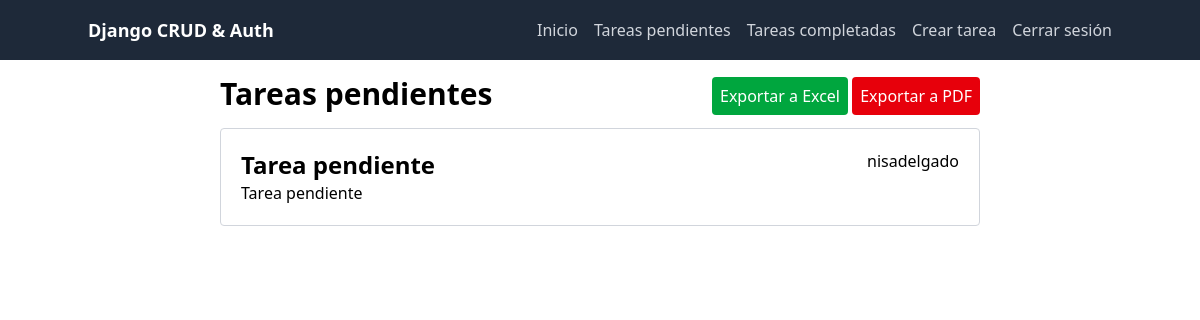
Page /tasks/ (signed in) on the earlier database version.
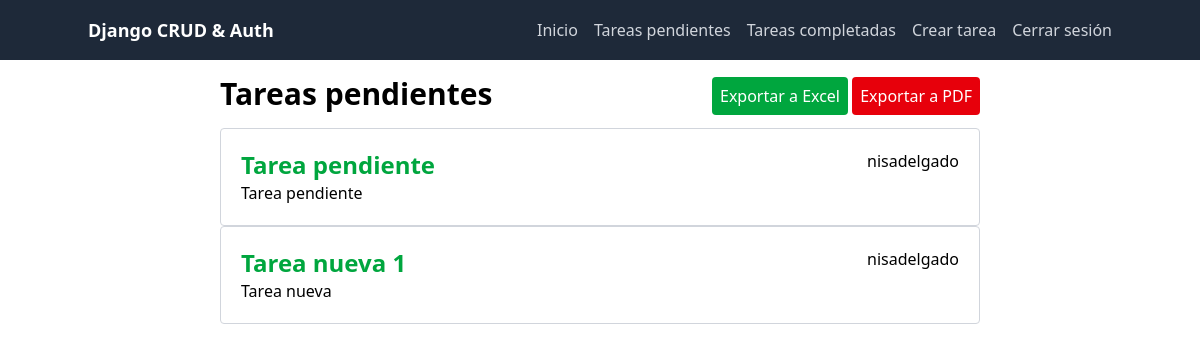
Same page on the later database version.
### tasks/models.py (models this page shows, shortened)
class Task(models.Model):
    title = models.CharField(max_length=100)
    description = models.TextField(blank=True)
    created = models.DateTimeField(auto_now_add=True)
    completed = models.DateTimeField(null=True, blank=True)
    important = models.BooleanField(default=False)
    user = models.ForeignKey(User, on_delete=models.CASCADE)

### tasks/views.py (the view)
# urls.py: path('tasks/', views.tasks, name='tasks'),
@login_required
def tasks(request):
    tasks = Task.objects.filter(
        user=request.user,
        completed__isnull=True
    )
    return render(request, 'tasks/index.html', {
        'tasks': tasks,
        'title': 'Tareas pendientes',
    })

### tasks/templates/tasks/index.html (shortened to what this page needs)
{% extends 'template.html' %}
{% block content %}
    <div class="grid grid-cols-6">
        <div class="col-start-2 col-span-4">
            <div class="flex justify-between">
                <div>
                    <h1 class="text-3xl font-bold mb-4 mt-4 mx-5">{{ title }}</h1>
                </div>
                <div class="mt-6 mx-5">
                    <a href="/tasks/excel" class="rounded p-2 bg-green-600 text-white">Exportar a Excel</a>
                    <a href="/tasks/pdf" class="rounded p-2 bg-red-600 text-white">Exportar a PDF</a>
                </div>
            </div>
            <div>
                {% for task in tasks %}
                    <a
                        href="{% url 'show' task.id %}"
                        class="block border border-gray-300 rounded mx-5 p-5"
                    >
                        <div class="flex justify-between">
                            {% if task.important %}
                                <p class="font-bold text-2xl text-green-600">{{ task.title }}</p>
                            {% else %}
                                <p class="font-bold text-2xl">{{ task.title }}</p>
                            {% endif %}
                            <p>{{ task.user.username }}</p>
                        </div>
                        <p>{{ task.description }}</p>
                    </a>
                {% endfor %}
            </div>
        </div>
    </div>
{% endblock %}

### tasks/templates/template.html (shortened to what this page needs)
<!DOCTYPE html>
<html lang="en">
<head>
    <script src="https://cdn.jsdelivr.net/npm/@tailwindcss/browser@4"></script>
</head>
<body>
    <nav class="bg-gray-800 p-4">
        <div class="container mx-auto flex items-center justify-between">
            <div>
                <a href="/" class="text-white text-lg font-bold">Django CRUD & Auth</a>
            </div>
            <div class="flex space-x-4">
                <div class="text-gray-300 hover:text-white">
                    <a href="/">Inicio</a>
                </div>
                {% if user.is_authenticated %}
                    <div class="text-gray-300 hover:text-white">
                        <a href="{% url 'tasks' %}">Tareas pendientes</a>
                    </div>
                    <div class="text-gray-300 hover:text-white">
                        <a href="{% url 'completed' %}">Tareas completadas</a>
                    </div>
                    <div class="text-gray-300 hover:text-white">
                        <a href="{% url 'create' %}">Crear tarea</a>
                    </div>
                    <div class="text-gray-300 hover:text-white">
                        <a href="{% url 'logout' %}">Cerrar sesión</a>
                    </div>
                {% endif %}
            </div>
        </div>
    </nav>
    {% block content %}
    {% endblock %}
</body>
</html>

Differences in the rows shown:
changed Task "Tarea pendiente": important False → True (drawn)
added Task: title "Tarea nueva 1", user.username "nisadelgado", description "Tarea nueva"
